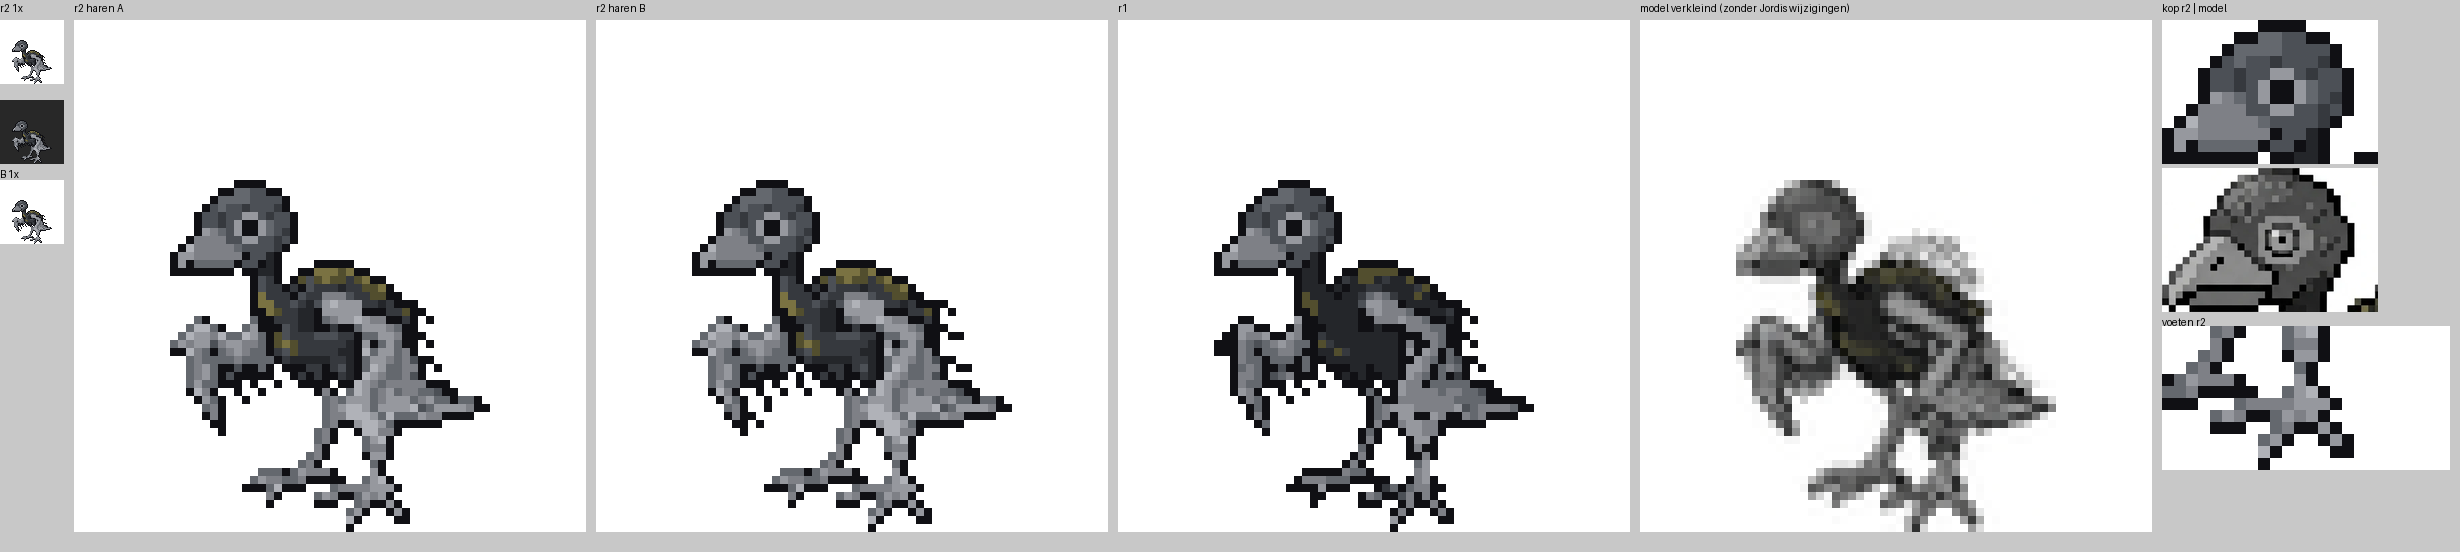

Here is the Python script that generated this plot:
# vel.png: r2 1x (licht/donker) | r2 haren A 8x | r2 haren B 8x | r1 8x | model verkleind | close-ups kop en onderkant (r2 | model)
import numpy as np
from PIL import Image, ImageDraw
from gemeen import *
k=np.load('kaal.npy'); A=np.load('haar_A.npy'); B=np.load('haar_B.npy')
cA=save(A,'kuiken_r2.png'); cB=save(B,'kuiken_r2_haarB.png'); save(k,'kaal.png')
H_,W_=k.shape; Y,X=np.mgrid[0:H_,0:W_]
zones={'kop+oog+snavel':(Y<=11)&(X<=16),'vleugel links':(Y>11)&(Y<=32)&(X<=13),
       'lijf (dons+geel)':(Y>9)&(Y<=31)&(X>13)&np.isin(k,[2,3,4,6,7]),
       'vleugel rechts+staart+dij':(Y>9)&(Y<=31)&(X>13)&~np.isin(k,[2,3,4,6,7]),'poten+tenen':(Y>31)}
for nm,v in (('r2 haren A',A),('r2 haren B',B)):
    d=v!=k; print(nm,'afwijkend t.o.v. kaal:',int(d.sum()),{z:int((d&m).sum()) for z,m in zones.items()},
                 'gevuld',int((v>0).sum()),'zwart %',round((v==1).sum()/(v>0).sum()*100,1))
print('kleuren gebruikt',len(set(cA.flatten())-{0}))
def rg(c,z,bg=(255,255,255)):
    im=Image.fromarray(rgba(c)).resize((c.shape[1]*z,c.shape[0]*z),Image.NEAREST)
    b=Image.new('RGB',im.size,bg); b.paste(im,(0,0),im); return b
r1=np.array(Image.open('../r1/kuiken_r1.png'))
mo=Image.open('../../model/fase1_model.png').convert('RGB'); a=np.array(mo).sum(2)<700; ys,xs=np.nonzero(a)
mc=mo.crop((xs.min(),ys.min(),xs.max()+1,ys.max()+1)); w=round(mc.width*44/mc.height)
mv=Image.new('RGB',(64,64),'white'); mv.paste(mc.resize((w,44),Image.LANCZOS),((64-w)//2,20))
z=8; P=64*z; Pc=24*12
vel=Image.new('RGB',(74+4*(P+10)+Pc+10, P+40),(200,200,200)); d=ImageDraw.Draw(vel)
vel.paste(rg(cA,1),(0,20)); vel.paste(rg(cA,1,(40,40,40)),(0,100)); vel.paste(rg(cB,1),(0,180)); d.text((0,2),'r2 1x',fill=0); d.text((0,168),'B 1x',fill=0); x=74
for nm,im in (('r2 haren A',rg(cA,z)),('r2 haren B',rg(cB,z)),('r1',rg(r1,z)),('model verkleind (zonder Jordis wijzigingen)',mv.resize((P,P),Image.NEAREST))):
    vel.paste(im,(x,20)); d.text((x,2),nm,fill=0); x+=P+10
fx=lambda x0,y0,ww,hh: mc.crop((int(mc.width*x0/40),int(mc.height*y0/44),int(mc.width*(x0+ww)/40),int(mc.height*(y0+hh)/44))).resize((ww*12,hh*12),Image.LANCZOS)
vel.paste(rg(cA[20:32,12:30],12),(x,20)); d.text((x,2),'kop r2 | model',fill=0)
vel.paste(fx(0,0,18,12),(x,20+144+4))
vel.paste(rg(cA[52:64,26:50],12),(x,20+2*148+10)); d.text((x,20+2*148),'voeten r2',fill=0)
vel.save('vel.png')
